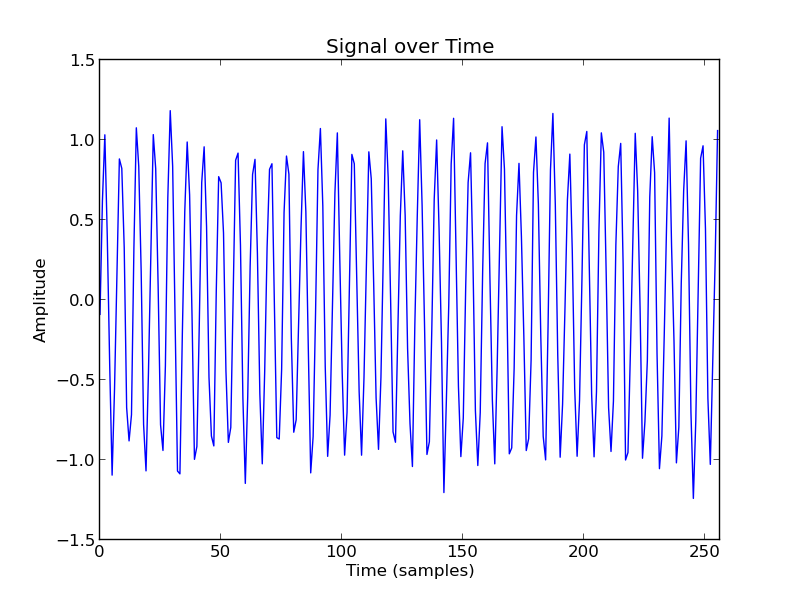

Write Python code to recreate this figure.
import numpy as np
from matplotlib import pyplot as plt
sample_rate = 48e3
freq = 7e3
N = 256
n = np.arange(N)
y = np.sin(2 * np.pi * freq \
        * (n / sample_rate)) \
        + np.random.normal(
                0, .1, N)
plt.plot(n, y)
plt.title('Signal over Time')
plt.ylabel('Amplitude')
plt.xlim(0, N)
plt.xlabel('Time (samples)')
plt.savefig("exampleplt.png")
